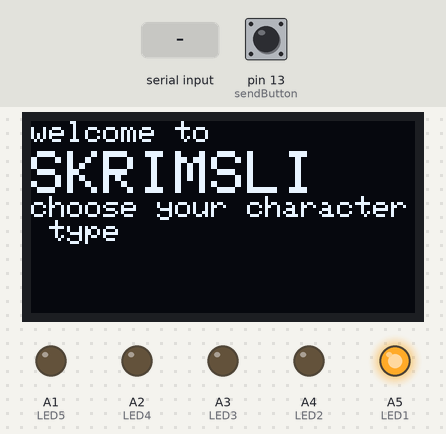
A sketch run on a simulated Arduino Uno, built with avr-gcc and run on an emulated ATmega328P. Parts: 128×64 one-colour display, output pins drawn as LEDs (lit = HIGH). Inputs (shaded band) come from the test bench; at power-on: pin 13 (sendButton) LOW. The display library's start-up logo is not drawn.

Above: at 0.8 s.
0.9 s: pin 13 (sendButton) pulled HIGH for 0.15 s
At 1.7 s:
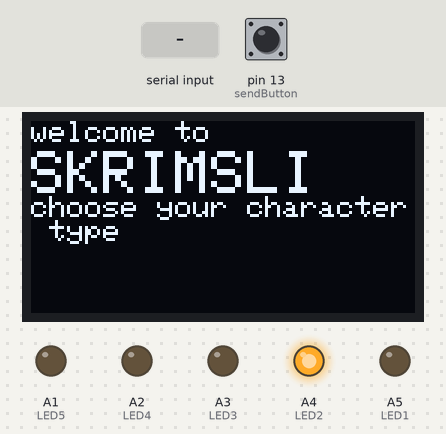
2.5 s: "K" received over the second serial link
At 4.6 s:
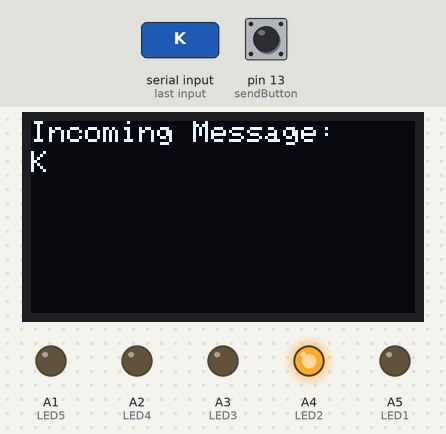
5.0 s: "M" received over the second serial link
7.5 s: "S" received over the second serial link
At 9.6 s:
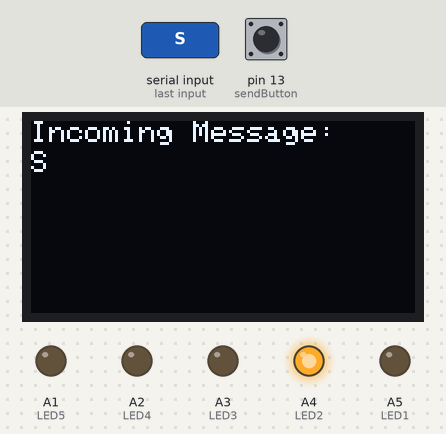
10.0 s: "Knight" received over the second serial link
At 11.5 s:
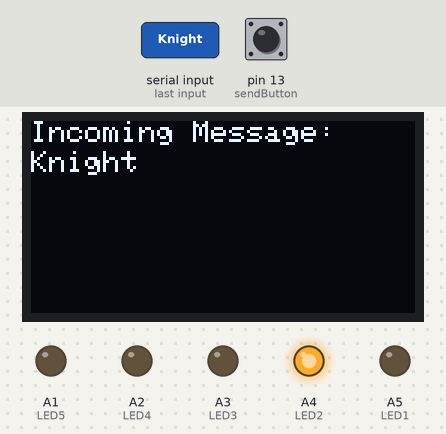
12.5 s: "Mage" received over the second serial link
At 14.6 s:
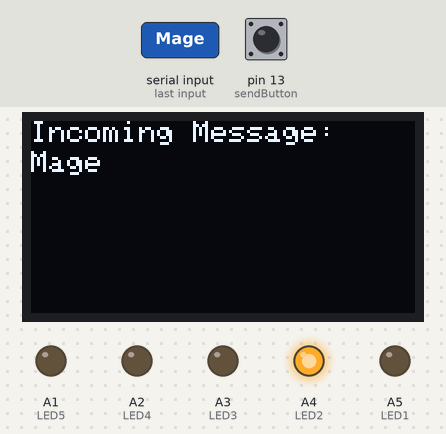
Timing chart, 0 to 16.0 s (numbered marks = the images above; inputs shaded):
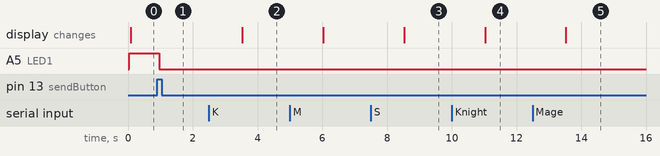

The sketch:

gauntlet1Comms.ino
```cpp
// gauntlet #1

#include <SPI.h>                                             // include libraries
#include <LoRa.h>
#include <Adafruit_GFX.h>
#include <Adafruit_SSD1306.h>
#include <SoftwareSerial.h>
#include <IRremote.h>

#define OLED_MOSI  11         //D1                          // set up OLED screen
#define OLED_CLK   12         //D0
#define OLED_DC    9
#define OLED_CS    8
#define OLED_RESET 10
Adafruit_SSD1306 display(OLED_MOSI, OLED_CLK, OLED_DC, OLED_RESET, OLED_CS);

#define IRpin       4                                       // setup IR

SoftwareSerial lora(3,2);                                   // define LoRa module as SoftwareSerial for communication

int variableResistor = A0;                                  // potentiometer variables
int vrdata = 0;
int data_length;

int LED1 = A5;
int LED2 = A4;
int LED3 = A3;
int LED4 = A2;
int LED5 = A1;

int sendButton = 13;
int sensorButton = 5;
bool sent = false;
bool sensor = true;

double monsterRound = 0;

String data;                                                // LoRa communications variables
String myString;
String garbage;

String characterSelect;
String action;

unsigned long startMillis;                                  // setup timer
unsigned long currentMillis;
const unsigned long period = 3000;

bool gameStart = true;                                      // input selection variable

bool smiteStatus = true;                                     // sensor variables and comm confirm (initialized as false for game but as true for testing)
bool fireballStatus = true;
bool arrowStatus = true;
bool confirm = false;

uint8_t sCommand;                                           // IR variables
uint8_t sRepeats = 3;


void setup() {

  Serial.begin(115200);                                     // begin communications and display
  lora.begin(115200);
  IrSender.begin(IRpin);
  display.begin(SSD1306_SWITCHCAPVCC);

  pinMode(3, INPUT);
  pinMode(2, OUTPUT);
  pinMode(variableResistor,INPUT);                          // inputs
  pinMode(sendButton, INPUT);
  pinMode(sensorButton, INPUT);
  pinMode(LED1, OUTPUT);
  pinMode(LED2, OUTPUT);
  pinMode(LED3, OUTPUT);
  pinMode(LED4, OUTPUT);
  pinMode(LED5, OUTPUT);
  digitalWrite(LED1, HIGH);
  digitalWrite(LED2, LOW);
  digitalWrite(LED3, LOW);
  digitalWrite(LED4, LOW);
  digitalWrite(LED5, LOW);

  display.display();                                        // starting screen
  display.clearDisplay();
  display.setTextColor(WHITE);
  display.setTextSize(1);
  display.setCursor(0,0);
  display.print(F("welcome to"));
  display.setTextSize(2);
  display.setCursor(0,10);
  display.print(F("SKRIMSLI"));
  display.setTextSize(1);
  display.setCursor(0,25);
  display.print(F("choose your character type"));
  display.display();

  while (characterSelect==""){ getCharacter(); }           // get character type

  startMillis = millis();                                  // start timer

  while(sent == false)
  {
    if(digitalRead(sendButton))
    {
      sendIR();
      sent = true;
    }
  }

  digitalWrite(LED1, LOW);
  digitalWrite(LED2, HIGH);
}

void loop()
{
  if (gameStart == true){ receiveLoRa(); }
  else { playRound(); }

  if (sensor == false){ readSensor(); }
}

void getCharacter()
{
  // should have a button confirmation of a choice being made!
  vrdata = map(analogRead(variableResistor),0,1024,0,255);        // read analog data and convert it
  if (vrdata < 75)
  {
    characterSelect = "Knight";
  }
  else if ((vrdata > 75)&&(vrdata < 150)){ characterSelect = "Mage"; }
  else { characterSelect = "Archer"; }
}

void playRound()
{
  if (action == "")                                      // receive action command from game board
  {
    receiveLoRa();
  }

  else if (action == "K")
  {
    displayInfo("Round "+String(monsterRound)+" Start", "Your Action: ", "Kill Monster");
    // could display counter, number of monsters, actions for all players, etc
    delay(5000);
  }
  else if (action == "M")
  {
    displayInfo("Round "+String(monsterRound)+" Start", "Your Action: ", "Move Monster");
    // could display counter, number of monsters, actions for all players, etc
    delay(5000);
  }
  else if (action == "S")
  {
    digitalWrite(LED3, HIGH);
    delay(1000);
    digitalWrite(LED3, LOW);
    digitalWrite(LED4, HIGH);
    delay(1000);
    digitalWrite(LED4, LOW);
    digitalWrite(LED5, HIGH);
    delay(1000);
    digitalWrite(LED5, LOW);
    digitalWrite(LED3, HIGH);
    delay(1000);
    digitalWrite(LED3, LOW);
    digitalWrite(LED4, HIGH);
    delay(1000);
    digitalWrite(LED4, LOW);
    digitalWrite(LED5, HIGH);
    delay(1000);
    digitalWrite(LED5, LOW);

    displayInfo("Round "+String(monsterRound)+" Start", "Your Action: ", "SPECIAL POWER");
    delay(5000);
  }
}

void readSensor()
{
  // read in sensor data
  // really just waits for a button press for now; easier to error-check
  if(digitalRead(sensorButton) == HIGH)
  {
    if (characterSelect == "Knight")
    {
      smiteStatus = true;
    }
    if (characterSelect == "Mage")
    {
      fireballStatus = true;
    }
    if (characterSelect == "Archer")
    {
      arrowStatus = true;
    }
    sendIR();
    sensor = true;
  }
  // may need to add a while loop for confirmation here
}

void sendIR()
{
  if (gameStart == true)
  {
    if (characterSelect == "Knight"){ sCommand = 0x1B; }
    else if (characterSelect == "Mage"){ sCommand = 0x01; }
    else if (characterSelect == "Archer"){ sCommand = 0x02; }
  }
  else
  {
    if (characterSelect == "Knight")
    {
      if (smiteStatus == true)
      {
        sCommand = 0x03;
      }
      if (smiteStatus == false)
      {
        sCommand = 0x04;
      }
    }
    if (characterSelect == "Mage")
    {
      if (fireballStatus == true)
      {
        sCommand = 0x05;
      }
      if (fireballStatus == false)
      {
        sCommand = 0x06;
      }
    }
    if (characterSelect == "Archer")
    {
      if (arrowStatus == true)
      {
        sCommand = 0x07;
      }
      if (arrowStatus == false)
      {
        sCommand = 0x08;
      }
    }
  }
  IrSender.sendNEC(0x00, sCommand, sRepeats);
}

void receiveLoRa()                                                    // function to receive and process incoming transmission
{
  if ( lora.available() > 0 )
  {
    // displayInfo("Receiving...","","");
    // delay(1000);
    // garbage = lora.readString();                                      // consists of any errors
    myString = lora.readString();                                     // actual transmission

    displayInfo("Incoming Message: ", myString, "");
    delay(1000);

    String address = getValue(myString, ',', 0);                      // address
    String length = getValue(myString, ',', 1);                       // data length
    String information = getValue(myString, ',', 2);                  // transmission information
    String rssi = getValue(myString, ',', 3);                         //RSSI
    String snr = getValue(myString, ',', 4);                          //SNR

      // full packet of information from board to gauntlets format:
      // info = [board identifier] + [transmission type] + [round number] + [gauntlet 1 move type] + [gauntlet2 move type] + [gauntlet3 move type]

    String inID = getValue(information, '%', 0);                        // identify sender
    String transmissionType = getValue(information, '%', 1);
    String roundNumber = getValue(information, '%', 2);
    String GAT1 = getValue(information, '%', 3);
    String GAT2 = getValue(information, '%', 4);
    String GAT3 = getValue(information, '%', 5);

    if ((inID != "")&&(transmissionType != ""))                           // noise filter
    {
      if (inID == "B")
      {
        if (transmissionType == "CC")
        {
          displayInfo("Game Start Confirmed", "Character Type: ", characterSelect);
          delay(3000);
          gameStart = false;
          sensor = false;
        }
        if ((transmissionType == "R")&&(GAT1 == "K" || GAT1 == "M" || GAT1 == "S"))   // identify round start with noise filter
        {
          action = GAT1;
          monsterRound = roundNumber.toDouble();
        }
        if (transmissionType == "C") { confirm = true; };
      }
    }
    myString="";                                                       // clear input string
  }
}

void displayInfo(String line1, String line2, String line3){           // send words to screen for display
  display.clearDisplay();
  display.setTextSize(1);
  display.setCursor(0,0);
  display.print(line1);
  display.setCursor(0, 10);
  display.print(line2);
  display.setCursor(0,20);
  display.print(line3);
  display.display();
}

String getValue(String data, char separator, int index)       // parse data
{
    int found = 0;
    int strIndex[] = { 0, -1 };
    int maxIndex = data.length() - 1;

    for (int i = 0; i <= maxIndex && found <= index; i++)
    {
      if (data.charAt(i) == separator || i == maxIndex)
      {
        found++;
        strIndex[0] = strIndex[1] + 1;
        strIndex[1] = (i == maxIndex) ? i+1 : i;
      }
    }
    return found > index ? data.substring(strIndex[0], strIndex[1]) : "";
}
```

Measured:
- after the input at 0.9 s, A4 (LED2): LOW → HIGH after 0.07 s; A5 (LED1): HIGH → LOW after 0.07 s
- after the input at 2.5 s, the display: changes after 1.0 s (image 2)
- after the input at 7.5 s, the display: changes after 1.0 s (image 3)
- after the input at 10.0 s, the display: changes after 1.0 s (image 4)
- after the input at 12.5 s, the display: changes after 1.0 s (image 5)
